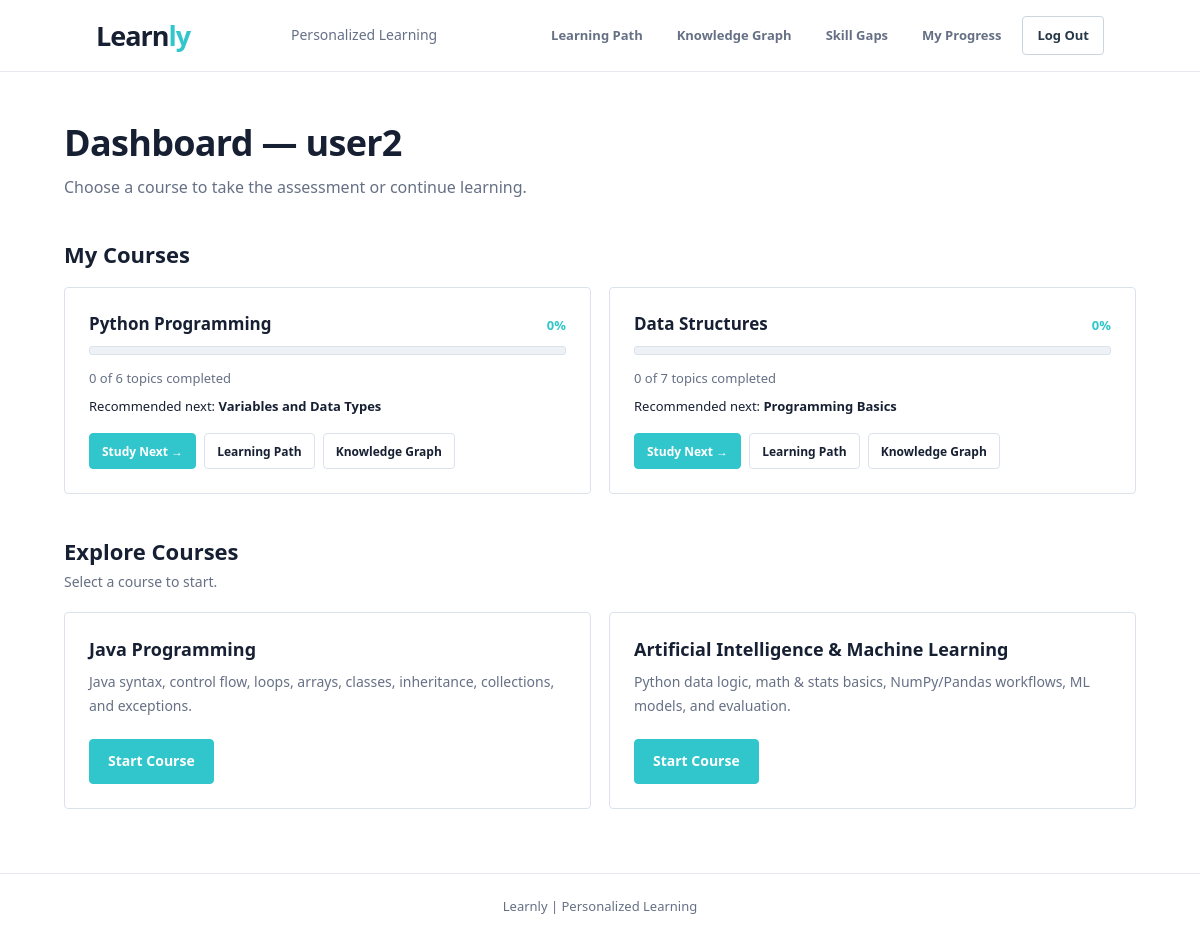
/ (signed in), run on the app's committed database.
### tables this page shows
CREATE TABLE users (
        id INTEGER PRIMARY KEY AUTOINCREMENT,
        name TEXT NOT NULL,
        email TEXT NOT NULL UNIQUE,
        password_hash TEXT NOT NULL,
        created_at TIMESTAMP DEFAULT CURRENT_TIMESTAMP
    );

CREATE TABLE courses (
        id INTEGER PRIMARY KEY AUTOINCREMENT,
        name TEXT NOT NULL UNIQUE,
        description TEXT
    );

CREATE TABLE topics (
        id INTEGER PRIMARY KEY AUTOINCREMENT,
        course_id INTEGER NOT NULL,
        name TEXT NOT NULL,
        description TEXT,
        display_order INTEGER,
        FOREIGN KEY (course_id) REFERENCES courses (id) ON DELETE CASCADE
    );

### app.py (the view)
@app.route("/")
def home():
    user_id = session.get("user_id")
    if not user_id:
        return render_home()
    user_progress = get_student_overall_progress(user_id=user_id)
    return render_template("index.html", user_progress=user_progress)

### app.py (called while the page is built)
def get_db_path():
    return app.config.get("DATABASE") or DATABASE

### database.py (called while the page is built)
def get_db_connection(db_path=None):
    target_path = db_path or DEFAULT_DATABASE_PATH
    connection = sqlite3.connect(target_path)
    connection.row_factory = sqlite3.Row
    connection.execute("PRAGMA foreign_keys = ON;")
    return connection

def get_user_by_id(user_id, db_path=None):
    conn = get_db_connection(db_path)
    user = conn.execute(
        "SELECT id, name, email, password_hash FROM users WHERE id = ?",
        (user_id,)
    ).fetchone()
    conn.close()
    return user

def get_all_courses(db_path=None):
    conn = get_db_connection(db_path)
    rows = conn.execute("SELECT id, name, description FROM courses ORDER BY id ASC").fetchall()
    conn.close()
    return [dict(r) for r in rows]

def get_course_topics(course_id, db_path=None):
    conn = get_db_connection(db_path)
    rows = conn.execute(
        """
        SELECT id, course_id, name, description, display_order
        FROM topics
        WHERE course_id = ?
        ORDER BY display_order ASC, id ASC
        """,
        (course_id,)
    ).fetchall()
    conn.close()
    return [dict(r) for r in rows]

def get_course_prerequisites(course_id, db_path=None):
    conn = get_db_connection(db_path)
    rows = conn.execute(
        """
        SELECT tp.topic_id, tp.prerequisite_topic_id, t_req.name AS req_name
        FROM topic_prerequisites tp
        JOIN topics t_dep ON tp.topic_id = t_dep.id
        JOIN topics t_req ON tp.prerequisite_topic_id = t_req.id
        WHERE t_dep.course_id = ?
        """,
        (course_id,)
    ).fetchall()
    conn.close()
    return [dict(r) for r in rows]

### learning_engine.py (called while the page is built, shortened)
def _get_field(obj, key, default=None):
    if isinstance(obj, dict):
        return obj.get(key, default)

def is_prerequisite_met(mastery_state, status=None):
    return mastery_state in PREREQ_SATISFYING_STATES

def compute_topic_status(
    mastery_state,
    prereqs_met,
    study_completed=False,
    studied_subtopics=None,
    legacy_raw_status=None,
):
    if mastery_state in PREREQ_SATISFYING_STATES:
        return "Completed"
    if not prereqs_met:
        return "Locked"
    if mastery_state == "Needs Attention":
        return "Needs Attention"
    if study_completed:
        return "Assessment Pending"
    if (studied_subtopics and len(studied_subtopics) > 0) or mastery_state == "Developing" or legacy_raw_status == "In Progress":
        return "In Progress"
    return "Not Started"

### templates/index.html (shortened to what this page needs)
<!DOCTYPE html>
<html lang="en">
<head>
    <link rel="stylesheet" href="{{ url_for('static', filename='style.css') }}">
</head>
<body>
    <header class="navbar">
        <a href="{{ url_for('home') }}" class="logo">
            Learn<span>ly</span>
        </a>
        <span class="nav-label">Personalized Learning</span>
        {% if session.get('user_id') %}
        <div class="nav-links-cluster">
            <a href="{{ url_for('module5') }}" class="nav-tab-link">Learning Path</a>
            <a href="{{ url_for('module3') }}" class="nav-tab-link">Knowledge Graph</a>
            <a href="{{ url_for('module4') }}" class="nav-tab-link">Skill Gaps</a>
            <a href="{{ url_for('module6') }}" class="nav-tab-link">My Progress</a>
            <form class="logout-form" action="{{ url_for('logout') }}" method="POST">
                <button type="submit" class="logout-button">Log Out</button>
            </form>
        </div>
        {% endif %}
    </header>
    <main>
        <section id="dashboard-page" class="page {% if session.get('user_id') %}active{% endif %}">
            <div class="page-heading">
                <h1>
                    Dashboard{% if session.get('user_name') %} &mdash; {{ session.get('user_name') }}{% endif %}
                </h1>
                <p class="intro">
                    Choose a course to take the assessment or continue learning.
                </p>
            </div>
            <section class="section my-courses">
                <div class="section-heading">
                    <h2>My Courses</h2>
                </div>
                {% if user_progress and user_progress.summary.active_courses_count > 0 %}
                <div class="course-grid">
                    {% for c in user_progress.courses %}
                    {% if c.is_active %}
                    <article class="course-card" style="justify-content: space-between; border-radius: 4px;">
                        <div style="width: 100%;">
                            <div style="display: flex; justify-content: space-between; align-items: baseline; margin-bottom: 10px;">
                                <h3 style="margin: 0; font-size: 17px;">{{ c.name }}</h3>
                                <span style="font-size: 13px; font-weight: 700; color: var(--blue);">{{ c.percentage }}%</span>
                            </div>
                            <progress class="learnly-progress" max="100" value="{{ c.percentage }}"
                                aria-label="{{ c.name }} completion progress" style="margin-bottom: 12px;"></progress>
                            <p style="font-size: 13px; color: var(--muted); margin-bottom: 6px;">
                                {{ c.completed_topics }} of {{ c.total_topics }} topics completed
                            </p>
                            {% if c.next_focus %}
                            <p style="font-size: 13px; color: var(--text); margin-bottom: 0;">
                                Recommended next: <strong>{{ c.next_focus }}</strong>
                            </p>
                            {% endif %}
                        </div>
                        <div style="display: flex; gap: 8px; flex-wrap: wrap; margin-top: 16px;">
                            {% if c.next_focus_id %}
                            <a href="{{ url_for('topic_practice', topic_id=c.next_focus_id, course=c.name) }}"
                                class="btn-primary" style="min-height: 36px; font-size: 12px; padding: 6px 12px;">
                                Study Next &rarr;
                            </a>
                            {% endif %}
                            <a href="{{ url_for('module5', course=c.name) }}" class="btn-secondary"
                                style="min-height: 36px; font-size: 12px; padding: 6px 12px;">
                                Learning Path
                            </a>
                            <a href="{{ url_for('module3', course=c.name) }}" class="btn-secondary"
                                style="min-height: 36px; font-size: 12px; padding: 6px 12px;">
                                Knowledge Graph
                            </a>
                        </div>
                    </article>
                    {% endif %}
                    {% endfor %}
                </div>
                {% else %}
                <div class="empty-state" style="border-radius: 4px;">
                    <h3>No active courses yet</h3>
                    <p>Choose a course below to take one quick diagnostic assessment and generate your path.</p>
                </div>
                {% endif %}
            </section>
            {% set active_course_names = [] %}
            {% if active_course_names | length < 4 %}
            <section class="section explore-section">
                <div class="section-heading">
                    <h2>Explore Courses</h2>
                    <p class="muted">Select a course to start.</p>
                </div>
                <div class="course-grid">
                    {% if 'Java Programming' not in active_course_names %}
                    <article class="course-card" style="border-radius: 4px;">
                        <h3>Java Programming</h3>
                        <p>Java syntax, control flow, loops, arrays, classes, inheritance, collections, and exceptions.</p>
                        <button type="button" class="btn-primary"
                            onclick="startCourse('Java Programming')">
                            Start Course
                        </button>
                    </article>
                    {% endif %}
                    {% if 'Artificial Intelligence and Machine Learning (AI/ML)' not in active_course_names %}
                    <article class="course-card" style="border-radius: 4px;">
                        <h3>Artificial Intelligence &amp; Machine Learning</h3>
                        <p>Python data logic, math &amp; stats basics, NumPy/Pandas workflows, ML models, and evaluation.</p>
                        <button type="button" class="btn-primary"
                            onclick="startCourse('Artificial Intelligence and Machine Learning (AI/ML)')">
                            Start Course
                        </button>
                    </article>
                    {% endif %}
                </div>
            </section>
            {% endif %}
        </section>
    </main>
    <footer>
        <p>Learnly | Personalized Learning</p>
    </footer>
</body>
</html>

### static/style.css (style rules this page uses)
* { box-sizing: border-box; margin: 0; padding: 0; }
:root { --blue: #31c6cb; --blue-hover: #54afb2c7; --text: #172033; --muted: #667085; --border: #DCE2EB; --surface: #F8FAFC; --white: #FFFFFF; }
body { font-family: "Segoe UI", Arial, sans-serif; background: var(--white); color: var(--text); line-height: 1.6; }
button, a { font: inherit; }
.navbar { min-height: 72px; padding: 0 8%; display: flex; align-items: center; justify-content: space-between; gap: 20px; border-bottom: 1px solid #E6EAF0; background: var(--white); }
.logo { color: var(--text); font-size: 27px; font-weight: 800; letter-spacing: -1px; text-decoration: none; }
.logo span { color: var(--blue); }
.nav-label { color: var(--muted); font-size: 14px; }
main { width: 100%; max-width: 1120px; min-height: 78vh; margin: 0 auto; padding: 48px 24px 64px; }
.page-heading { margin-bottom: 38px; }
.page-heading h1 { margin-bottom: 10px; font-size: clamp(28px, 4vw, 36px); line-height: 1.25; letter-spacing: -0.7px; }
.intro { max-width: 650px; color: var(--muted); font-size: 16px; }
.section { margin-top: 38px; }
.section-heading { margin-bottom: 18px; }
.section-heading h2 { margin-bottom: 4px; font-size: 22px; line-height: 1.4; }
.muted { color: var(--muted); font-size: 14px; }
.my-courses { width: 100%; }
.explore-section { margin-top: 42px; }
.course-grid { display: grid; grid-template-columns: repeat(2, minmax(0, 1fr)); gap: 18px; }
.course-card { display: flex; flex-direction: column; align-items: flex-start; min-width: 0; padding: 24px; border: 1px solid var(--border); background: var(--white); }
.course-card h3 { margin-bottom: 8px; font-size: 18px; line-height: 1.4; }
.course-card p { flex: 1; margin-bottom: 22px; color: var(--muted); font-size: 14px; line-height: 1.7; }
.btn-primary { min-height: 42px; padding: 10px 18px; border: 1px solid var(--blue); border-radius: 4px; background: var(--blue); color: var(--white); font-size: 14px; font-weight: 600; cursor: pointer; }
footer { padding: 22px 24px; border-top: 1px solid #E6EAF0; color: var(--muted); font-size: 13px; text-align: center; }
.page { display: none; }
.page.active { display: block; }
.btn-secondary { display: inline-flex; align-items: center; justify-content: center; min-height: 42px; padding: 10px 18px; color: var(--text); background: var(--white); border: 1px solid var(--border); border-radius: 4px; font: inherit; font-size: 14px; font-weight: 600; cursor: pointer; }
.nav-links-cluster { display: flex; align-items: center; gap: 8px; flex-wrap: wrap; }
.nav-tab-link { display: inline-flex; align-items: center; color: var(--muted); text-decoration: none; font-size: 13px; font-weight: 600; padding: 6px 12px; border-radius: 4px; border: 1px solid transparent; transition: all 0.15s ease; }
a.btn-primary, a.btn-secondary { display: inline-flex; align-items: center; justify-content: center; text-decoration: none; }
progress.learnly-progress { appearance: none; border: 1px solid var(--border); width: 100%; height: 9px; border-radius: 3px; overflow: clip; background: #EEF2F6; display: block; }

### templates/index.html (style rules this page uses)
.logout-form { margin: 0; }
.logout-button { padding: 8px 14px; border: 1px solid #cbd5dd; border-radius: 4px; background: #ffffff; color: #263746; cursor: pointer; font: inherit; font-size: 13px; font-weight: 600; }

### data on the page
users: get "user2"
courses: name "Python Programming"
topics: next_focus "Variables and Data Types"
courses: name "Data Structures"
topics: next_focus "Programming Basics"

### other printed values
{{ c.percentage }} "0" "0"
{{ c.completed_topics }} "0" "0"
{{ c.total_topics }} "6" "7"
